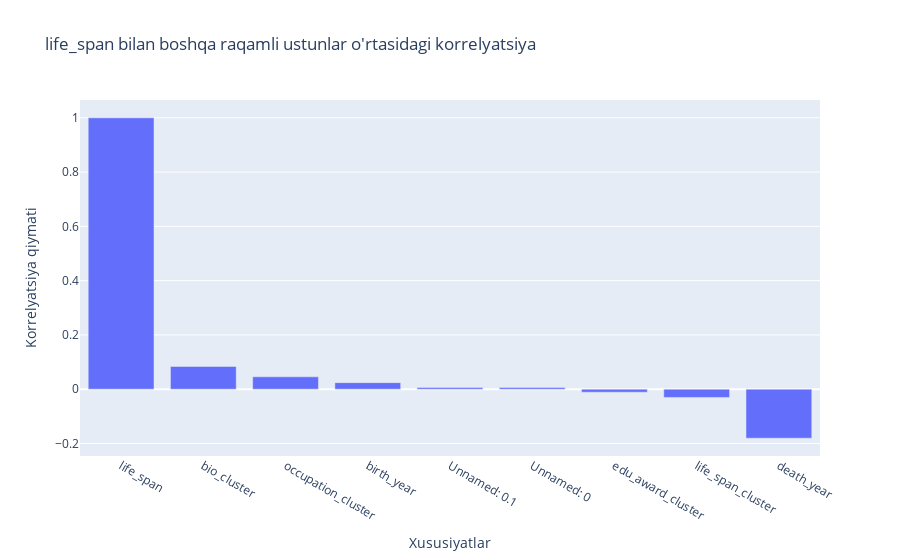

Notebook code for this chart:
### Code cell
import pandas as pd
import plotly.express as px

# Raqamli ustunlarni tanlash
numeric_cols = df.select_dtypes(include=['float64', 'int64']).columns

# faqat raqamli ustunlar bo'yicha korrelyatsiya
corr_matrix = df[numeric_cols].corr()

# life_span ustunining boshqa ustunlar bilan korrelyatsiyasi
life_span_corr = corr_matrix[['life_span']].sort_values(by='life_span', ascending=False)

# Heatmap uchun DataFrame ni transformatsiya qilish
heatmap_data = life_span_corr.reset_index()
heatmap_data.columns = ['Feature', 'Correlation_with_life_span']

# Plotly Express yordamida bar grafik
fig = px.bar(
    heatmap_data,
    x='Feature',
    y='Correlation_with_life_span',
    title='life_span bilan boshqa raqamli ustunlar o\'rtasidagi korrelyatsiya',
    labels={'Correlation_with_life_span': 'Korrelyatsiya qiymati', 'Feature': 'Xususiyatlar'}
)

fig.show()

### Figure 1 — Plotly figure (JSON) as saved in the notebook; plotly's stock layout.template omitted (floating-point values rounded to 4 significant figures)
{"data": [{"hovertemplate": "Xususiyatlar=%{x}<br>Korrelyatsiya qiymati=%{y}<extra></extra>", "legendgroup": "", "marker": {"color": "#636efa", "pattern": {"shape": ""}}, "name": "", "orientation": "v", "showlegend": false, "textposition": "auto", "type": "bar", "x": ["life_span", "bio_cluster", "occupation_cluster", "birth_year", "Unnamed: 0.1", "Unnamed: 0", "edu_award_cluster", "life_span_cluster", "death_year"], "xaxis": "x", "y": [1.0, 0.08393, 0.04567, 0.02413, 0.005999, 0.005999, -0.01132, -0.03041, -0.1806], "yaxis": "y"}], "layout": {"barmode": "relative", "legend": {"tracegroupgap": 0}, "title": {"text": "life_span bilan boshqa raqamli ustunlar o'rtasidagi korrelyatsiya"}, "xaxis": {"anchor": "y", "domain": [0, 1], "title": {"text": "Xususiyatlar"}}, "yaxis": {"anchor": "x", "domain": [0, 1], "title": {"text": "Korrelyatsiya qiymati"}}}}
